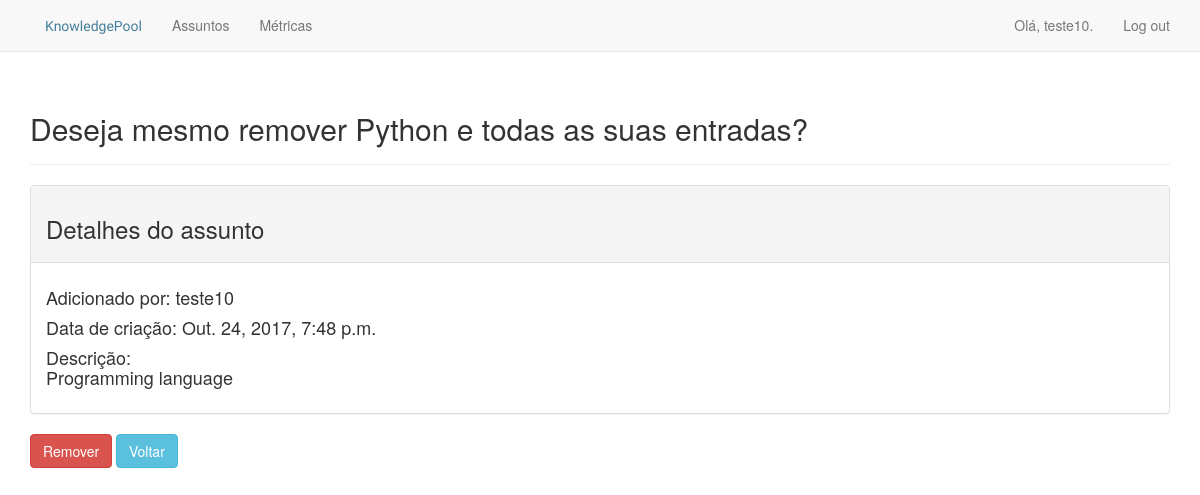
The app's page /confirma_remocao_assunto/16/ (signed in) with its own data.
### knowledge_pool/models.py (models this page shows)
class Assunto(models.Model):
    titulo = models.CharField(max_length=200)
    descricao = models.TextField()
    data_criacao = models.DateTimeField(auto_now_add=True)
    dono = models.ForeignKey(User)
    def __str__(self):
        return self.titulo

### knowledge_pool/views.py (the view)
# urls.py: url(r'^confirma_remocao_assunto/(?P<assunto_id>\d+)/$',
@login_required
def confirma_remocao_assunto(request, assunto_id):
    assunto = Assunto.objects.get(id=assunto_id)
    contexto = {'assunto': assunto}
    return render(request, 'knowledge_pool/confirma_remocao_assunto.html', contexto)

### knowledge_pool/templates/knowledge_pool/confirma_remocao_assunto.html
{% extends "knowledge_pool/base.html" %}
{% load bootstrap3 %}
{% block header %}
    <h2>Deseja mesmo remover {{ assunto }} e todas as suas entradas?</h2>
{% endblock header %}
{% block content %}
    <div class="panel panel-default">
        <div class="panel-heading">
            <h3>Detalhes do assunto</h3>
        </div>
        <div class="panel-body">
            <h4>
                <p>Adicionado por: {{ assunto.dono.username }}</p>
                <p>Data de criação: {{ assunto.data_criacao }}</p>
                Descrição: <p>{{assunto.descricao}}</p>
            </h4>
        </div>
    </div>
    <form action="#">
        {% buttons %}
            <button type="submit" name="remove" class="btn btn-danger"
                formaction="{% url 'knowledge_pool:remover_assunto' assunto.id %}">
                Remover
            </button>
            <button type="submit" name="back" class="btn btn-info"
                formaction="{% url 'knowledge_pool:editar_assunto' assunto.id %}">
                Voltar
             </button>
        {% endbuttons %}
    </form>
{% endblock content %}

### knowledge_pool/templates/knowledge_pool/base.html (shortened to what this page needs)
{% load bootstrap3 %}
{% load static %}
{% load staticfiles %}
<!DOCTYPE html>
<html lang="en">
    <head>
        <link rel="stylesheet" href="{% static 'css/knowledge_pool.css' %}">
        {% bootstrap_css %}
    </head>
    <body>
        <nav class="navbar navbar-default navbar-static-top">
            <div class="container">
                <div class="navbar-header">
                    <a class="navbar-brand, main-title" href="{% url 'knowledge_pool:index' %}">
                        KnowledgePool
                    </a>
                </div>
                <div id="navbar" class="navbar-collapse collapse">
                    <ul class="nav navbar-nav">
                        <li>
                            <a href="{% url 'knowledge_pool:assuntos' %}">Assuntos</a>
                        </li>
                        {% if user.is_authenticated %}
                        <li>
                            <a href="{% url 'knowledge_pool:graficos' %}">Métricas</a>
                        </li>
                        {% endif %}
                    </ul>
                    <ul class="nav navbar-nav navbar-right">
                        {% if user.is_authenticated %}
                            <li><a>Olá, {{ user.username }}.</a></li>
                            <li><a href="{% url 'users:logout' %}">Log out</a></li>
                        {% else %}
                            <li><a href="{% url 'users:register' %}">Cadastro</a></li>
                            <li><a href="{% url 'users:login' %}">Log in</a></li>
                        {% endif %}
                    </ul>
                </div>
            </div>
        </nav>
        <div class="container">
            <div class="page-header">
                {% block header %}
                {% endblock header %}
            </div>
            <div>
                {% block content %}
                {% endblock content %}
            </div>
        </div>
    </body>
</html>

### records on screen
Assunto: titulo "Python", dono.username "teste10", data_criacao "Out. 24, 2017, 7:48 p.m.", descricao "Programming language"

### other values on screen
{{ user.username }} "teste10"
